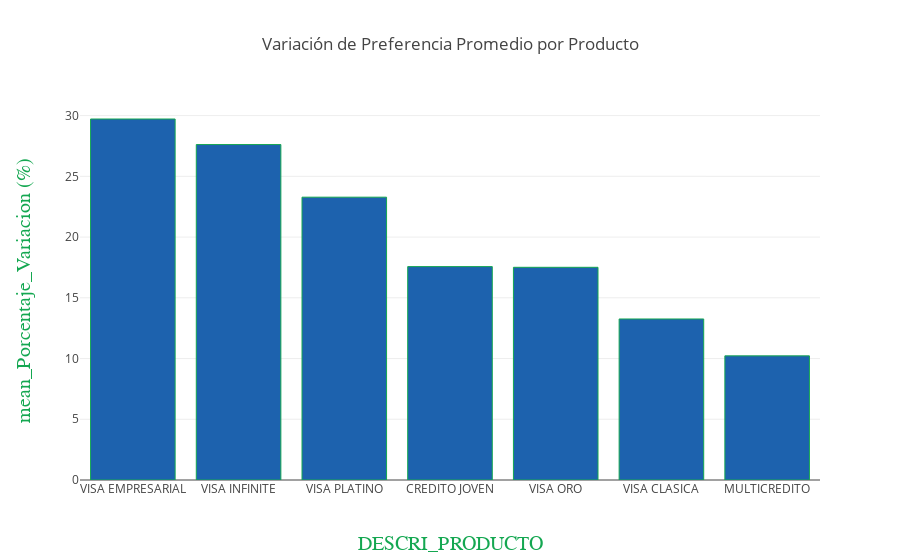

Notebook code cell kept with this figure:
### Markdown cell above
A continuación, algunas graficas para ilustrar esta variación. Variación alta significa que para una metrica, una categoria tiene una cantidad de clientes mucho mayor/ mucho menor, usualmente por una diferencia alta en Cantidad o Monto.

### Code cell
bar_plotly(dataframe=producto_desviacion_promedio,dim="DESCRI_PRODUCTO",value="mean_Porcentaje_Variacion (%)"
           ,title="Variación de Preferencia Promedio por Producto",show_text=True)

### Figure 1 — Plotly figure (JSON) as saved in the notebook; plotly's stock layout.template omitted (floating-point values rounded to 4 significant figures)
{"data": [{"marker": {"color": "#1D62AE", "line": {"color": "#14A751", "width": 1}}, "type": "bar", "uid": "d82d06c9-1e0e-434a-a561-23ff5fb37003", "x": ["VISA EMPRESARIAL", "VISA INFINITE", "VISA PLATINO", "CREDITO JOVEN", "VISA ORO", "VISA CLASICA", "MULTICREDITO"], "y": [29.72, 27.62, 23.28, 17.57, 17.51, 13.26, 10.22]}], "layout": {"autosize": true, "title": {"text": "Variación de Preferencia Promedio por Producto"}, "xaxis": {"showticklabels": true, "title": {"font": {"color": "#14A751", "family": "Myriad", "size": 20}, "text": "DESCRI_PRODUCTO"}}, "yaxis": {"title": {"font": {"color": "#14A751", "family": "Myriad", "size": 20}, "text": "mean_Porcentaje_Variacion (%)"}}}}
